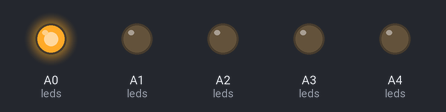
This sketch was run on a simulated Arduino Uno, built with avr-gcc and run on an emulated ATmega328P. Shown: output pins drawn as LEDs (lit = HIGH).

Above: at 0.2 s.
At 1.2 s:
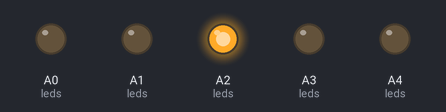
At 1.7 s:
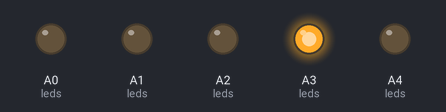
At 3.2 s:
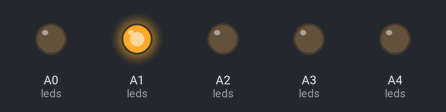
At 4.7 s:
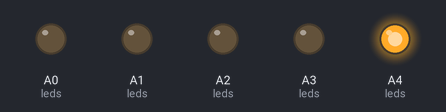
Timing chart, 0 to 5.8 s (numbered marks = the images above):
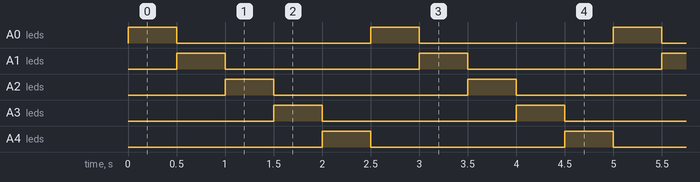

The sketch:

testRGB.ino
```cpp
#define RED    A0
#define GREEN  A1
#define BLUE   A2
#define UV1   A3
#define UV2   A4

byte leds[] = {RED, GREEN, BLUE, UV1, UV2};

void setup() {
  for (byte i = 0; i < sizeof(leds); i++) {
   pinMode(leds[i], OUTPUT);
  }
}


void loop() {
  for (byte i = 0; i < sizeof(leds); i++) {
    digitalWrite(leds[i], HIGH);
    delay(500);
    digitalWrite(leds[i], LOW);
  }
}
```

Measured:
- by itself, A0 (leds), A1 (leds), A2 (leds), A3 (leds), A4 (leds): alternates HIGH for 0.50 s and LOW for 2.0 s
- by itself, everything shown: repeats every 2.5 s, in 6 steps
